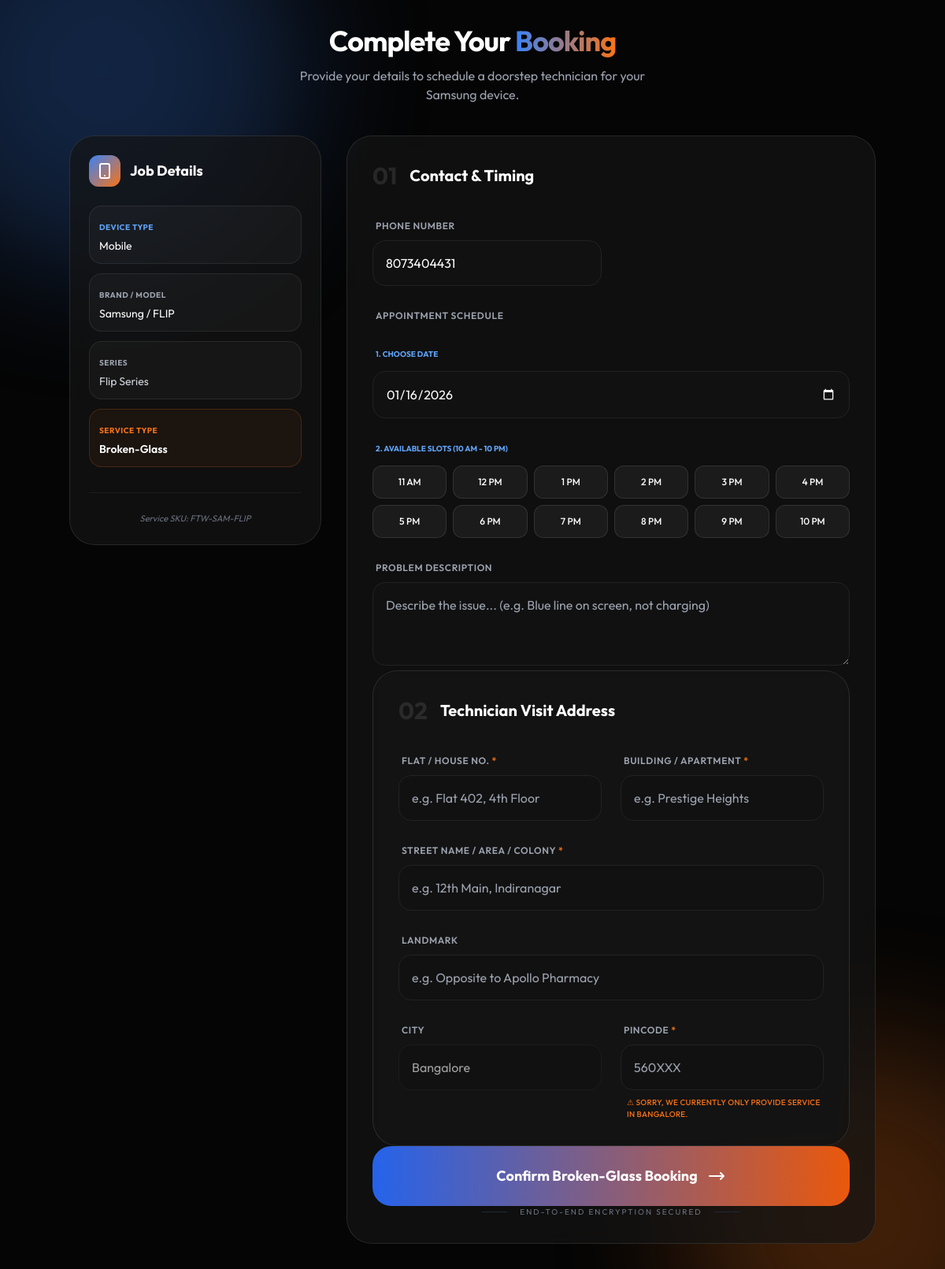
The page /bookings/booking/menu/FTW-SAM-FLIP/broken-glass/ (signed in) on the database its author committed.
### Admin/models.py (models this page shows, shortened)
class Product(models.Model):
    category = models.ForeignKey(
        Category,
        on_delete=models.CASCADE,
        related_name='products'
    )
    brand = models.CharField(max_length=100)
    model_name = models.CharField(max_length=100)
    variant = models.CharField(max_length=50, blank=True, null=True)
    image = models.ImageField(upload_to='products/', blank=True, null=True)
    description = models.TextField(blank=True, null=True)
    price = models.DecimalField(max_digits=10, decimal_places=2)
    stock = models.PositiveIntegerField(default=0)
    sku = models.CharField(max_length=100, unique=True, editable=False)
    is_active = models.BooleanField(default=True)
    created_at = models.DateTimeField(auto_now_add=True)
    updated_at = models.DateTimeField(auto_now=True)
    display_order = models.PositiveIntegerField(default=0)
    class Meta:
        ordering = ['display_order']

class Category(models.Model):
    name = models.CharField(max_length=100)
    parent = models.ForeignKey(
        'self',
        on_delete=models.CASCADE,
        null=True,
        blank=True,
        related_name='children'
    )
    image = models.ImageField(upload_to='categories/', blank=True, null=True)
    description = models.TextField(blank=True, null=True)
    slug = models.SlugField(max_length=150, unique=True, blank=True)
    is_active = models.BooleanField(default=True)
    display_order = models.PositiveIntegerField(default=0)
    created_at = models.DateTimeField(auto_now_add=True)
    updated_at = models.DateTimeField(auto_now=True)
    class Meta:
        verbose_name_plural = "Categories"
        unique_together = ('parent', 'name')
        ordering = ['display_order', 'name']
    def get_path_list(self):
        path = [self]
        curr = self
        while curr.parent:
            path.append(curr.parent)
            curr = curr.parent
        return path[::-1] # Reverse to get [Root, Brand, Series, Sub-Series]

### Accounts/models.py (models this page shows, shortened)
class MyUser(AbstractUser):
    phone = models.CharField(max_length=15, unique=True)
    name = models.CharField(max_length=100)
    is_admin = models.BooleanField(default=False)
    email = models.EmailField(null=True, blank=True)
    first_name = None
    last_name = None
    server_id = models.CharField(
        max_length=20,
        null=True,
        blank=True,
        unique=True
    )
    doj = models.DateField(default=date.today)
    profile = models.ImageField(upload_to="profile/", null=True, blank=True)
    USERNAME_FIELD = "username"
    REQUIRED_FIELDS = ["phone", "name"]

### Bookings/views.py (the view, shortened to what this page needs)
# urls.py: path("booking/menu/<product>/<service>/", booking_menu, name="booking_menu"),
@login_required
def booking_menu(request, product, service):
    product_obj = get_object_or_404(
        Product.objects.select_related('category__parent__parent'),
        sku=product
    )
    category_path = product_obj.category.get_path_list()
    context = {
        'sku_str': product,
        'service': service,
        'product': product_obj,
        'category_path': category_path
    }
    return render(request, 'Bookings/bookings.html', context)

### templates/Bookings/bookings.html (shortened to what this page needs)
<!DOCTYPE html>
<html lang="en">
<head>
    <script src="https://cdn.tailwindcss.com"></script>
</head>
<body class="py-8 px-4">
    <div class="blob blob-1"></div>
    <div class="blob blob-2"></div>
    <div class="max-w-5xl mx-auto">
        <div class="mb-10 text-center">
            <h1 class="text-4xl font-bold mb-3 tracking-tight">Complete Your <span class="brand-gradient">Booking</span></h1>
            <p class="text-gray-400 max-w-md mx-auto">Provide your details to schedule a doorstep technician for your {{ product.brand }} device.</p>
        </div>
        <form method="post" class="grid grid-cols-1 lg:grid-cols-12 gap-8">
            <div class="lg:col-span-4 space-y-6">
                <div class="glass-card p-6 rounded-[2rem] sticky top-8">
                    <div class="flex items-center space-x-3 mb-6">
                        <div class="w-10 h-10 rounded-xl bg-gradient-to-br from-blue-500 to-orange-500 flex items-center justify-center">
                            <svg class="w-6 h-6 text-white" fill="none" stroke="currentColor" viewBox="0 0 24 24"><path stroke-linecap="round" stroke-linejoin="round" stroke-width="2" d="M12 18h.01M8 21h8a2 2 0 002-2V5a2 2 0 00-2-2H8a2 2 0 00-2 2v14a2 2 0 002 2z"></path></svg>
                        </div>
                        <h3 class="font-bold text-lg">Job Details</h3>
                    </div>
                    <div class="space-y-3">
                        <div class="spec-badge">
                            <span class="text-[10px] text-blue-400 font-bold uppercase tracking-wider">Device Type</span>
                            <p class="text-sm mt-1">{{ category_path.0.name }}</p>
                        </div>
                        <div class="spec-badge">
                            <span class="text-[10px] text-gray-400 font-bold uppercase tracking-wider">Brand / Model</span>
                            <p class="text-sm mt-1">{{ product.brand }} / {{ product.model_name }}</p>
                        </div>
                        {% if category_path|length > 2 %}
                        <div class="spec-badge">
                            <span class="text-[10px] text-gray-400 font-bold uppercase tracking-wider">Series</span>
                            <p class="text-sm mt-1 text-gray-300">
                                {% for cat in category_path %}{% if forloop.counter0 > 1 %}{{ cat.name }}{% if not forloop.last %} • {% endif %}{% endif %}{% endfor %}
                            </p>
                        </div>
                        {% endif %}
                        <div class="spec-badge bg-orange-500/5 border-orange-500/20">
                            <span class="text-[10px] text-orange-500 font-bold uppercase tracking-wider">Service Type</span>
                            <p class="text-sm mt-1 font-semibold">{{ service|title }}</p>
                        </div>
                    </div>
                    <div class="mt-8 pt-6 border-t border-white/5">
                        <p class="text-[11px] text-gray-500 text-center italic">Service SKU: {{ product.sku }}</p>
                    </div>
                </div>
            </div>
            <div class="lg:col-span-8 space-y-8">
                <div class="glass-card p-8 rounded-[2rem]">
                    <div class="flex items-center mb-8">
                        <span class="text-3xl font-bold text-white/10 mr-4">01</span>
                        <h3 class="text-xl font-bold">Contact & Timing</h3>
                    </div>
                    <div class="grid grid-cols-1 md:grid-cols-2 gap-6">
                        <div class="space-y-2">
                            <label class="text-xs font-semibold text-gray-400 uppercase tracking-wider ml-1">Phone Number</label>
                            <input type="tel" name="phone" value="{{ user.phone|default:'' }}" required
                                   class="input-field w-full rounded-2xl p-4 text-white focus:ring-2 focus:ring-blue-500/20" placeholder="e.g. 9876543210">
                        </div>
                       <div class="md:col-span-2 space-y-6">
  <div class="md:col-span-2 space-y-6">
    <label class="text-xs font-semibold text-gray-400 uppercase tracking-wider ml-1">Appointment Schedule</label>
    <div class="grid grid-cols-1 gap-6">
        <div class="space-y-3">
            <span class="text-[10px] text-blue-400 font-bold uppercase ml-1">1. Choose Date</span>
            <input type="date" id="booking_date" name="booking_date" required
                   class="input-field w-full rounded-2xl p-4 text-white appearance-none cursor-pointer"
                   style="color-scheme: dark;">
        </div>
        <div class="space-y-3">
            <span class="text-[10px] text-blue-400 font-bold uppercase ml-1">2. Available Slots (10 AM - 10 PM)</span>
            <div id="time-slots-container" class="grid grid-cols-3 sm:grid-cols-4 md:grid-cols-6 gap-2">
                </div>
        </div>
    </div>
</div>
                        <div class="md:col-span-2 space-y-2">
                            <label class="text-xs font-semibold text-gray-400 uppercase tracking-wider ml-1">Problem Description</label>
                            <textarea name="description" rows="3" required
                                      class="input-field w-full rounded-2xl p-4 text-white"
                                      placeholder="Describe the issue... (e.g. Blue line on screen, not charging)"></textarea>
                        </div>
                    </div>
                </div>
                <div class="glass-card p-8 rounded-[2rem]">
                    <div class="flex items-center mb-8">
                        <span class="text-3xl font-bold text-white/10 mr-4">02</span>
                        <h3 class="text-xl font-bold">Technician Visit Address</h3>
                    </div>
                    <div class="grid grid-cols-1 md:grid-cols-2 gap-6">
                        <div class="md:col-span-1 space-y-2">
                            <label class="text-xs font-semibold text-gray-400 uppercase tracking-wider ml-1">Flat / House No. <span class="text-orange-500">*</span></label>
                            <input type="text" name="house_no" required
                                   class="input-field w-full rounded-2xl p-4" placeholder="e.g. Flat 402, 4th Floor">
                        </div>
                        <div class="md:col-span-1 space-y-2">
                            <label class="text-xs font-semibold text-gray-400 uppercase tracking-wider ml-1">Building / Apartment <span class="text-orange-500">*</span></label>
                            <input type="text" name="building_name" required
                                   class="input-field w-full rounded-2xl p-4" placeholder="e.g. Prestige Heights">
                        </div>
                        <div class="md:col-span-2 space-y-2">
                            <label class="text-xs font-semibold text-gray-400 uppercase tracking-wider ml-1">Street Name / Area / Colony <span class="text-orange-500">*</span></label>
                            <input type="text" name="street" required
                                   class="input-field w-full rounded-2xl p-4" placeholder="e.g. 12th Main, Indiranagar">
                        </div>
                        <div class="md:col-span-2 space-y-2">
                            <label class="text-xs font-semibold text-gray-400 uppercase tracking-wider ml-1">Landmark</label>
                            <input type="text" name="landmark"
                                   class="input-field w-full rounded-2xl p-4" placeholder="e.g. Opposite to Apollo Pharmacy">
                        </div>
                        <div class="space-y-2">
                            <label class="text-xs font-semibold text-gray-400 uppercase tracking-wider ml-1">City</label>
                            <input type="text" name="city" value="Bangalore" readonly
                                   class="input-field w-full rounded-2xl p-4 opacity-60 pointer-events-none">
                        </div>
                       <div class="space-y-2 group">
    <label class="text-xs font-semibold text-gray-400 uppercase tracking-wider ml-1">
        Pincode <span class="text-orange-500">*</span>
    </label>
    <input type="text"
           id="pincode"
           name="pincode"
           pattern="^(5600[0-9]{2}|562[0-9]{3})$"
           maxlength="6"
           required
           class="input-field w-full rounded-2xl p-4 peer"
           placeholder="560XXX">
    <p class="mt-2 hidden peer-invalid:block text-[10px] text-orange-500 font-medium ml-2 uppercase tracking-wide">
        ⚠ Sorry, we currently only provide service in Bangalore.
    </p>
</div>
                    </div>
                </div>
                <button type="submit" class="group relative w-full overflow-hidden rounded-[1.5rem] p-6 font-bold transition-all hover:scale-[1.01] active:scale-[0.98]">
                    <div class="absolute inset-0 bg-gradient-to-r from-blue-600 to-orange-600 transition-all"></div>
                    <span class="relative flex items-center justify-center text-lg text-white">
                        Confirm {{ service|title }} Booking
                        <svg class="w-6 h-6 ml-3 group-hover:translate-x-1 transition-transform" fill="none" stroke="currentColor" viewBox="0 0 24 24"><path stroke-linecap="round" stroke-linejoin="round" stroke-width="2" d="M17 8l4 4m0 0l-4 4m4-4H3"></path></svg>
                    </span>
                </button>
                <div class="flex items-center justify-center space-x-4 text-gray-500">
                    <div class="h-px w-8 bg-gray-800"></div>
                    <p class="text-[10px] uppercase tracking-[0.2em]">End-to-End Encryption Secured</p>
                    <div class="h-px w-8 bg-gray-800"></div>
                </div>
            </div>
        </form>
    </div>
</body>
</html>

### templates/Bookings/bookings.html (style rules this page uses)
:root { --bg-dark: #050505; --blue-glow: #3b82f6; --orange-glow: #f97316; --input-bg: #111111; }
body { background-color: var(--bg-dark); color: white; font-family: 'Outfit', sans-serif; }
.blob { position: fixed; filter: blur(90px); opacity: 0.25; border-radius: 50%; z-index: -1; }
.blob-1 { top: -10%; left: -10%; width: 500px; height: 500px; background: var(--blue-glow); }
.blob-2 { bottom: -10%; right: -10%; width: 450px; height: 450px; background: var(--orange-glow); }
.glass-card { background: rgba(20, 20, 20, 0.7); backdrop-filter: blur(12px); border: 1px solid rgba(255, 255, 255, 0.1); }
.spec-badge { background: rgba(255, 255, 255, 0.03); border: 1px solid rgba(255, 255, 255, 0.08); padding: 0.75rem; border-radius: 16px; }
.input-field { background: var(--input-bg); border: 1px solid #222; transition: all 0.3s ease; }
.brand-gradient { background: linear-gradient(to right, #3b82f6, #f97316); -webkit-background-clip: text; -webkit-text-fill-color: transparent; }

### rows shown on the page
Product: brand "Samsung", model_name "FLIP", sku "FTW-SAM-FLIP"
Category: name "Mobile"
Category: name "Flip Series"
MyUser: phone "8073404431"

### other values the page prints
{{ service|title }} "Broken-Glass"
